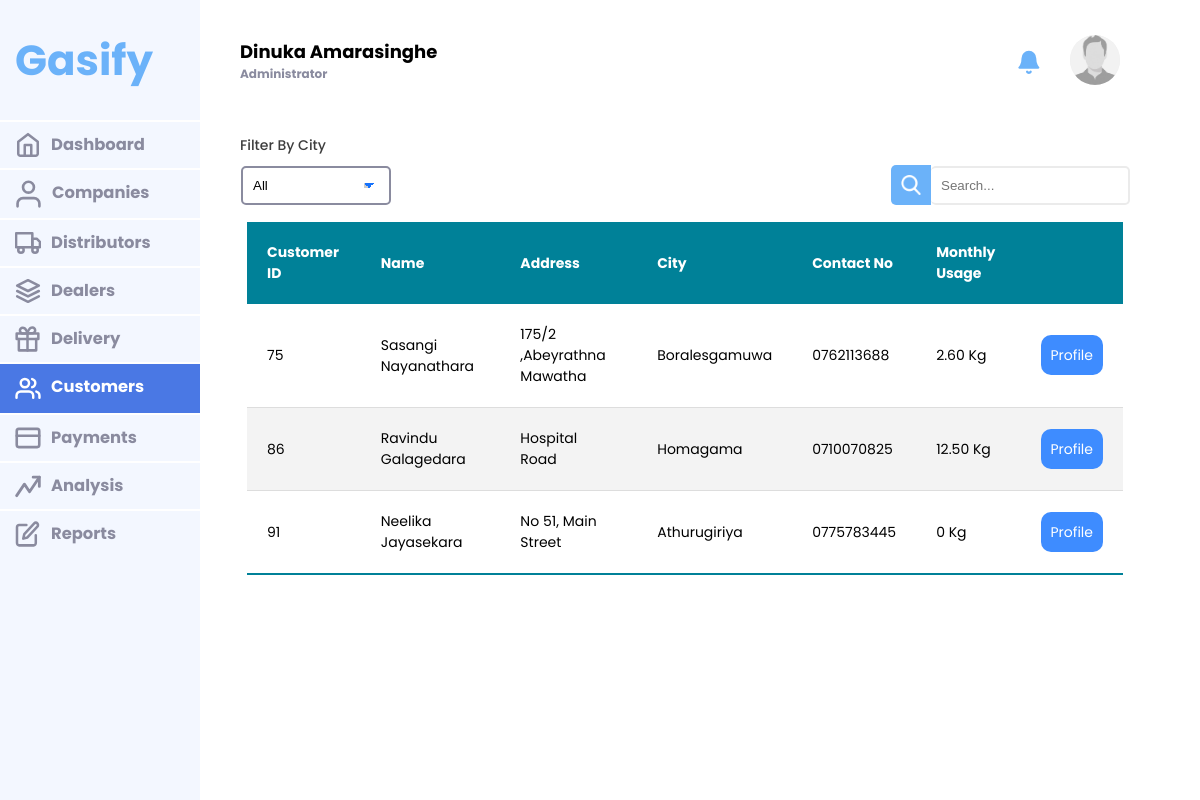
The app's page /users/customers (signed in) with its own data.
### tables this page shows
CREATE TABLE `customer` (
  `customer_id` int(11) NOT NULL,
  `city` varchar(255) NOT NULL,
  `street` varchar(255) NOT NULL,
  `type` varchar(255) NOT NULL,
  `image` varchar(255) DEFAULT 'defaultprofile.png',
  `contact_no` varchar(10) NOT NULL,
  `ebill_no` varchar(255) NOT NULL,
  `ebill_verification_state` varchar(255) NOT NULL
);

CREATE TABLE `users` (
  `user_id` int(11) NOT NULL,
  `email` varchar(255) NOT NULL,
  `password` varchar(255) NOT NULL,
  `first_name` varchar(255) NOT NULL,
  `last_name` varchar(255) NOT NULL,
  `type` varchar(255) NOT NULL,
  `verification_code` varchar(255) DEFAULT NULL,
  `verification_state` varchar(255) DEFAULT NULL,
  `date_joined` date NOT NULL
);

### app/controllers/Users.php (called while the page is built, shortened)
<?php
class Users extends Controller{
    function customers(){
        if(isset($_POST['option'])){
            $option = $_POST['option'];
        }else{
            $option = "all";
        }
        $data = $this->model("Admin")->customers($option);
        $this->view('admin/customers', $data);
    }
}

### app/core/App.php (called while the page is built, shortened)
<?php
    class App{
        protected $method = 'index';
        public function __construct(){
            $url =$this->getURL();
            if(isset($url[0])){
                if(file_exists('../app/controllers/'.ucwords($url[0]).'.php')){
                    unset($url[0]);
                }
            }
            $this->controller = new $this->controller;
            if(isset($url[1])){
                if(method_exists($this->controller,$url[1])){
                    $this->method = $url[1];
                    unset($url[1]);
                }
            }
            $this->params = $url ? array_values($url) : [];
            return call_user_func_array([$this->controller,$this->method], $this->params);
        }
        private function getURL(){
            if(isset($_GET['url'])){
                $url = rtrim($_GET['url'],'/');
                $url = filter_var($url, FILTER_SANITIZE_URL);
                $url = explode('/',$url);
                return $url;
            }
        }
    }
?>

### public/index.php (called while the page is built, shortened)
<?php
    $app = new App();
?>

### app/core/DataBase.php (called while the page is built, shortened)
<?php
class Database
{
    public $mysqli;
    private function dbConnect()
    {
        $this->mysqli = new mysqli(DB_HOST, DB_USER, DB_PASSWORD, DB_NAME);
        return $this->mysqli;
    }
    public function Query($sql)
    {
        $result = $this->mysqli->query($sql);
        return $result;
    }
}

### app/models/Admin.php (called while the page is built, shortened)
<?php
class Admin extends Model
{
    public function customers($option){
        $data['option'] = $option;
        $sql = "SELECT u.user_id,CONCAT(u.first_name,' ',u.last_name) AS name,
        c.street AS address,
        c.city AS city,
        c.contact_no AS contact_no,
        COUNT(DISTINCT(CONCAT(YEAR(r.place_date),'-',MONTH(r.place_date)))) AS months,
        IFNULL(SUM(ri.quantity*p.weight),0) as quantity
        FROM users u INNER JOIN customer c ON u.user_id = c.customer_id
        LEFT JOIN (SELECT * FROM reservation WHERE order_state = 'Completed') r ON c.customer_id = r.customer_id
        LEFT JOIN reservation_include ri ON r.order_id = ri.order_id
        LEFT JOIN product p ON ri.product_id = p.product_id";
        $sql .= " GROUP BY u.user_id";
        $data['customers'] = $this->Query($sql);
        return $data;
    }
}

### app/views/admin/customers.php (the view, shortened to what this page needs)
<section class="body">
    <div class="body-content">
                <form action="<?php echo BASEURL?>/users/customers" class="filters" method='post'>
                    <div class="input half select"><label>Filter By City</label>
                        <select id="period" name="option" onchange="this.form.submit()" class="dropdowndate">
                            <?php
                                echo '<option  value="all" selected>All</option>';
                            ?>
                        </select>
                    </div>
                </form>
                <div class="content-data">
                    <table class="styled-table">
                        <thead>
                            <tr>
                                <th>Customer ID</th>
                                <th>Name</th>
                                <th>Address</th>
                                <th>City</th>
                                <th>Contact No</th>
                                <th>Monthly Usage</th>
                                <th></th>
                            </tr>
                        </thead>
                        <tbody>
                            <?php
                            $customers = $data['customers'];
                            if(mysqli_num_rows($customers) > 0){
                                while($row = mysqli_fetch_assoc($customers)){
                                    $usage = ($row['months'] == 0) ? 0 : number_format($row['quantity']/$row['months'],2);
                                    echo '<tr>
                                            <td>'.$row['user_id'].'</td>
                                            <td>'.$row['name'].'</td>
                                            <td>'.$row['address'].'</td>
                                            <td>'.$row['city'].'</td>
                                            <td>'.$row['contact_no'].'</td>
                                            <td>'.$usage.' Kg</td>
                                            <td><a class="anchor-button" href="'.BASEURL.'/profile/preview/customer/'.$row['user_id'].'/profile/admin/customerprofile" >Profile</a></td>
                                        </tr>';
                                }
                            }else{
                                echo '<tr><td colspan="7" style="text-align: center">No records found</td></tr>';
                            }
                            ?>
                        </tbody>
                    </table>
                </div>
    </div>
</section>

### public/css/admin.css (style rules this page uses)
:root { --button-orange: #ffbb96; --cancel-red: #FF4D4D; --accept-blue: #80B3FF; --table-gray: #EBEBEB; --navmenu-orange: #f3f7ff; --navmenu-orange-dark: #6bb2f9; --button-orange-hover: #4a78e4; --navmenu-gray-dark: #8A8B9F; --button-blue: #3E8CFF; --button-blue-hover: #1672fc; --white: #ffffff; --black: #000000; --logo-background: #ffde59; --shadow-wide: rgba(0, 0, 0, 0.24) 0px 3px 8px; --input-border: rgb(201, 201, 201) solid 1px; --larger: 28px; --medium: 18px; --mediums: 16px; --small: 14px; --exsmall: 12px; }
.body-content { display: flex; flex-direction: column; width: 100%; box-sizing: border-box; padding-right: 70px; }
.dropdowndate { padding: 10px; border: 1.5px solid var(--button-blue-hover); color: var(--black); background-color: white; border-radius: 5px; min-width: 150px; appearance: none; background-image: linear-gradient(45deg, transparent 50%, var(--button-blue-hover) 50%), linear-gradient(135deg, var(--button-blue-hover) 50%, transparent 50%), linear-gradient(to right, #ccc, #ccc); background-position: calc(100% - 20px) calc(1em + 2px), calc(100% - 15px) calc(1em + 2px); background-size: 5px 5px, 5px 5px; background-repeat: no-repeat; }
.dropdowndate option { color: var(--navmenu-gray-dark); }
.input.half { width: 48%; display: flex; gap: 10px; }
.body-content .content-data { border: solid 2px transparent; }
.input.half { align-items: left; }
.input.half.select { display: flex; flex-direction: row; align-items: center; width: fit-content; }
.select select { border: 2px solid var(--navmenu-gray-dark); }
.filters { display: flex; flex-direction: row; gap: 10px; }
.styled-table th, .styled-table td { padding: 20px; }
.body-content .filters { display: flex; flex-direction: row; gap: 15px; }
.body-content .filters .input { display: flex; flex-direction: column; align-items: center; text-align: center; gap: 10px; width: fit-content; }
.body-content .filters .input label { width: 100%; text-align: left; }
.body-content .content-data { border: 2px solid transparent; padding: 0px 0px; margin: 0px; padding: 5px; }

### records on screen
customer: customer_id.user_id "75", name "Sasangi Nayanathara", street "175/2 ,Abeyrathna Mawatha", city "Boralesgamuwa", contact_no "0762113688", usage "2.60"
customer: customer_id.user_id "86", name "Ravindu Galagedara", street "Hospital Road", city "Homagama", contact_no "0710070825", usage "12.50"
customer: customer_id.user_id "91", name "Neelika Jayasekara", street "No 51, Main Street", city "Athurugiriya", contact_no "0775783445", usage "0"

### other values on screen
$_SESSION['user_name'] "Dinuka Amarasinghe"
userRole() "Administrator"
